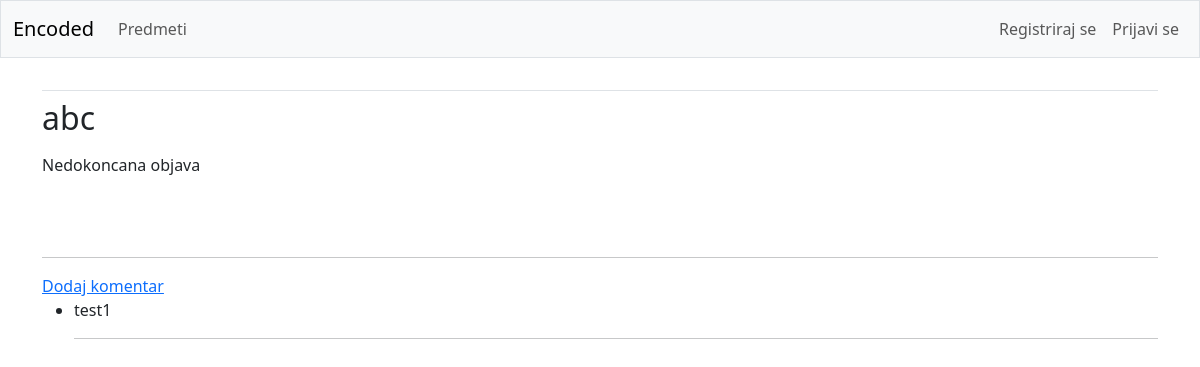
Before: /topic/1/3 with the older database file.
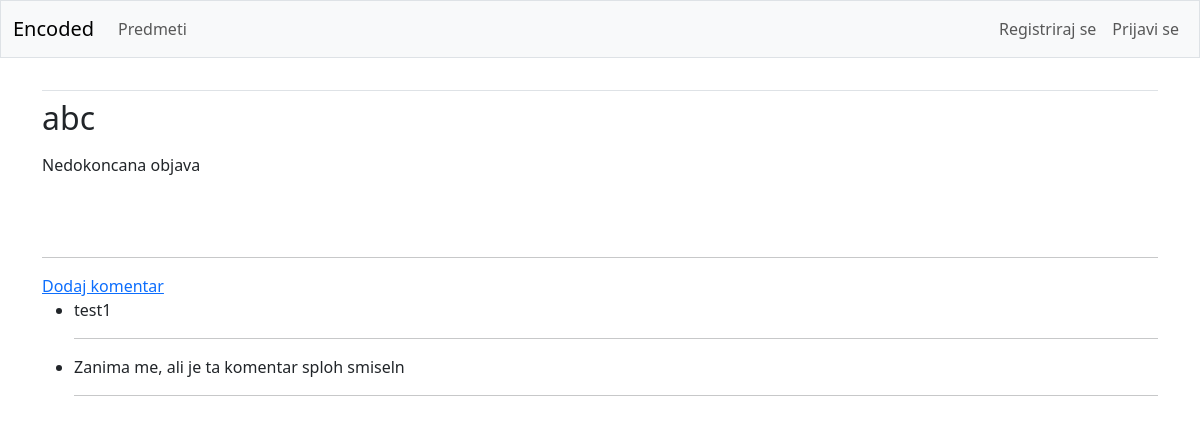
After: the same page with the newer database file.
### bounties/models.py (models this page shows, shortened)
class Comment(models.Model):
    owner=models.ForeignKey(User, on_delete=models.CASCADE)
    bounty=models.ForeignKey(Bounty, on_delete=models.CASCADE)
    date_added=models.DateTimeField(auto_now_add=True)
    text=models.TextField(default="Nedokoncana objava")

### bounties/views.py (the view)
# urls.py: path('topic/<int:topic_id>/<int:bounty_id>', views.bounty, name='bounty'),
def bounty(request, topic_id, bounty_id):
    topic=Topic.objects.get(id=topic_id)
    bounty=topic.bounty_set.get(id=bounty_id)
    comments=bounty.comment_set.all()
    context={'bounty': bounty, 'comments': comments, 'topic_id': topic_id}
    return render(request, 'bounties/bounty.html', context)

### bounties/templates/bounties/bounty.html (shortened to what this page needs)
{% extends 'bounties/base.html' %}
{% block content %}
<h2>{{ bounty.name }}</h2>
<p>{{ bounty.text|linebreaks }}</p>
<br/>
<br/>
<hr/>
<a href="{% url 'bounties:new_comment' topic_id bounty.id %}">Dodaj komentar</a>
<ul>
    {% for comment in comments %}
      <li>{{ comment.text|linebreaks }}</li>
      <hr>
    {% empty %}
      <li>Nihče še ni komentiral</li>
    {% endfor %}
</ul>
{% endblock content %}

Changed rows visible on the page:
added Comment: text "Zanima me, ali je ta komentar sploh smiseln"
